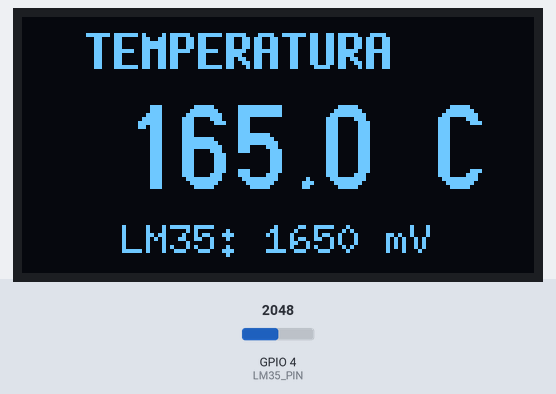
The sketch below on a simulated ESP32-S3. Shown: 128×64 one-colour display. The test bench sets the inputs (shaded band); at power-on: GPIO 4 (LM35_PIN) = 2048 (analog values on the 0–4095 scale). WiFi joins after 1.5 s; servers stay silent unless stated; what the sketch prints to the serial monitor is not drawn.

Above: at 3.8 s.
3.9 s: GPIO 4 (LM35_PIN) set to 2866
At 4.9 s:
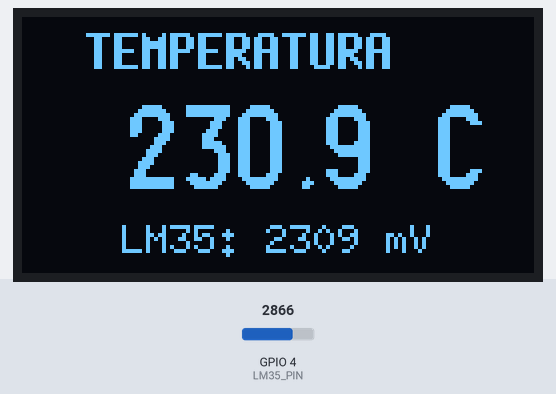
5.6 s: GPIO 4 (LM35_PIN) set to 3603
At 6.1 s:
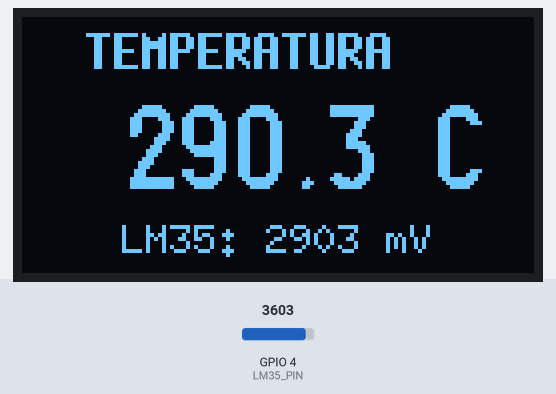
7.1 s: GPIO 4 (LM35_PIN) set to 4095
At 8.5 s:
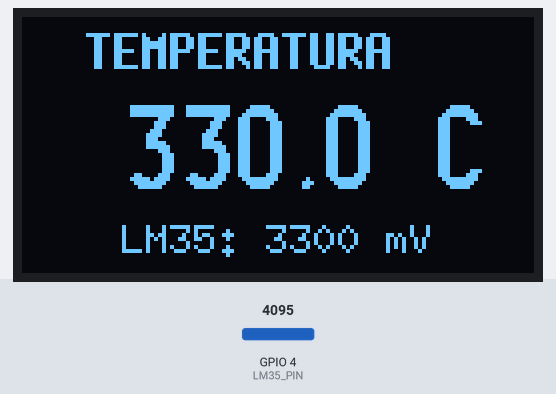
Timing chart, 0 to 10.1 s (numbered marks = the images above; inputs shaded):
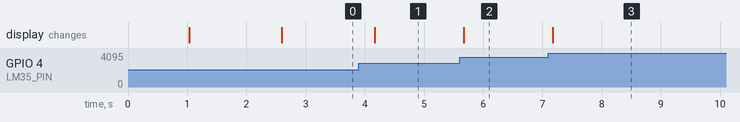

The sketch:

esp32_s3_lm35_dashboard.ino
```cpp
#include <WiFi.h>
#include <Wire.h>
#include <U8g2lib.h>
#define LM35_PIN 4
#define SDA_PIN 8
#define SCL_PIN 9
const char* ssid = "NOMBRE_DE_TU_WIFI";
const char* password = "TU_CONTRASENA";
U8G2_SH1106_128X64_NONAME_F_HW_I2C oled(U8G2_R0, U8X8_PIN_NONE);
WiFiServer servidor(80);
float temperatura=0.0, voltaje_mV=0.0;
unsigned long tiempoAnterior=0;
const unsigned long intervaloSensor=500;
void actualizarSensor(){uint32_t suma=0;for(int i=0;i<20;i++){suma+=analogReadMilliVolts(LM35_PIN);delay(2);}voltaje_mV=suma/20.0;temperatura=voltaje_mV/10.0;}
void actualizarOLED(){char texto[25];oled.clearBuffer();oled.setFont(u8g2_font_7x13B_tf);oled.drawStr(16,13,"TEMPERATURA");oled.setFont(u8g2_font_logisoso20_tf);snprintf(texto,sizeof(texto),"%.1f C",temperatura);oled.drawStr(25,43,texto);oled.setFont(u8g2_font_6x10_tf);snprintf(texto,sizeof(texto),"LM35: %.0f mV",voltaje_mV);oled.drawStr(25,59,texto);oled.sendBuffer();}
void setup(){Serial.begin(115200);delay(1000);analogReadResolution(12);Wire.begin(SDA_PIN,SCL_PIN);oled.begin();WiFi.mode(WIFI_STA);WiFi.begin(ssid,password);while(WiFi.status()!=WL_CONNECTED){delay(500);Serial.print(".");}Serial.println();Serial.print("Direccion IP: ");Serial.println(WiFi.localIP());servidor.begin();actualizarSensor();actualizarOLED();}
void loop(){if(millis()-tiempoAnterior>=intervaloSensor){tiempoAnterior=millis();actualizarSensor();actualizarOLED();}WiFiClient cliente=servidor.accept();if(!cliente)return;String peticion=cliente.readStringUntil('\r');while(cliente.available())cliente.read();if(peticion.indexOf("GET /datos")>=0){cliente.println("HTTP/1.1 200 OK");cliente.println("Content-Type: application/json");cliente.println("Cache-Control: no-cache");cliente.println("Connection: close");cliente.println();cliente.print("{");cliente.print("\"temperatura\":");cliente.print(temperatura,1);cliente.print(",\"voltaje\":");cliente.print(voltaje_mV,0);cliente.print(",\"rssi\":");cliente.print(WiFi.RSSI());cliente.print(",\"uptime\":");cliente.print(millis()/1000);cliente.print("}");}else{cliente.println("HTTP/1.1 200 OK");cliente.println("Content-Type: text/html; charset=UTF-8");cliente.println("Connection: close");cliente.println();cliente.println(R"rawliteral(
<!doctype html><html lang="es"><head><meta charset="utf-8"><meta name="viewport" content="width=device-width,initial-scale=1"><title>ESP32-S3 IoT</title><style>body{font-family:Arial;background:#071426;color:#eaf2ff;padding:25px}main{max-width:850px;margin:auto}.card{background:#111927;padding:22px;border-radius:18px;margin:15px 0}.valor{font-size:54px;font-weight:bold}canvas{width:100%;height:260px}</style></head><body><main><h1>ESP32-S3 IoT Dashboard</h1><div class="card"><div>Temperatura actual</div><div class="valor"><span id="temp">--.-</span> °C</div></div><div class="card">LM35: <span id="voltaje">---</span> mV · Wi-Fi: <span id="rssi">---</span> dBm · Activo: <span id="uptime">---</span> s</div><div class="card"><canvas id="grafica"></canvas></div><script>
let valores=[];const c=document.getElementById("grafica"),ctx=c.getContext("2d");
function dibujar(){const w=c.clientWidth,h=c.clientHeight,dpr=devicePixelRatio||1;c.width=w*dpr;c.height=h*dpr;ctx.setTransform(dpr,0,0,dpr,0,0);ctx.clearRect(0,0,w,h);if(valores.length<2)return;let mn=Math.min(...valores)-2,mx=Math.max(...valores)+2;ctx.beginPath();valores.forEach((v,i)=>{let x=20+i*(w-40)/(valores.length-1),y=20+(mx-v)*(h-40)/(mx-mn);i?ctx.lineTo(x,y):ctx.moveTo(x,y)});ctx.strokeStyle="#00d4ff";ctx.lineWidth=3;ctx.stroke();}
async function actualizar(){try{const r=await fetch("/datos?x="+Date.now());const d=await r.json();document.getElementById("temp").textContent=Number(d.temperatura).toFixed(1);document.getElementById("voltaje").textContent=d.voltaje;document.getElementById("rssi").textContent=d.rssi;document.getElementById("uptime").textContent=d.uptime;valores.push(Number(d.temperatura));if(valores.length>60)valores.shift();dibujar();}catch(e){}}
actualizar();setInterval(actualizar,1000);addEventListener("resize",dibujar);
</script></main></body></html>)rawliteral");}delay(5);cliente.stop();}
```

Measured:
- after the input at 3.9 s, the display: changes after 0.27 s (image 1)
- after the input at 5.6 s, the display: changes after 0.07 s (image 2)
- after the input at 7.1 s, the display: changes after 0.07 s (image 3)
